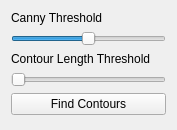
              <widget class="QWidget" name="page">
               <property name="geometry">
                <rect>
                 <x>0</x>
                 <y>0</y>
                 <width>177</width>
                 <height>130</height>
                </rect>
               </property>
               <attribute name="label">
                <string>Contours</string>
               </attribute>
               <layout class="QVBoxLayout" name="verticalLayout_8">
                <item>
                 <layout class="QVBoxLayout" name="verticalLayout_7">
                  <item>
                   <widget class="QLabel" name="cannyThresholdLabel">
                    <property name="text">
                     <string>Canny Threshold</string>
                    </property>
                   </widget>
                  </item>
                  <item>
                   <widget class="QSlider" name="cannyThresholdSlider">
                    <property name="maximum">
                     <number>200</number>
                    </property>
                    <property name="value">
                     <number>100</number>
                    </property>
                    <property name="orientation">
                     <enum>Qt::Horizontal</enum>
                    </property>
                   </widget>
                  </item>
                  <item>
                   <widget class="QLabel" name="contourLengthLabel">
                    <property name="text">
                     <string>Contour Length Threshold</string>
                    </property>
                   </widget>
                  </item>
                  <item>
                   <widget class="QSlider" name="contourLengthSlider">
                    <property name="maximum">
                     <number>100</number>
                    </property>
                    <property name="orientation">
                     <enum>Qt::Horizontal</enum>
                    </property>
                   </widget>
                  </item>
                  <item>
                   <widget class="QPushButton" name="findContoursButton">
                    <property name="text">
                     <string>Find Contours</string>
                    </property>
                   </widget>
                  </item>
                  <item>
                   <spacer name="verticalSpacer_4">
                    <property name="orientation">
                     <enum>Qt::Vertical</enum>
                    </property>
                    <property name="sizeHint" stdset="0">
                     <size>
                      <width>20</width>
                      <height>40</height>
                     </size>
                    </property>
                   </spacer>
                  </item>
                 </layout>
                </item>
               </layout>
              </widget>
